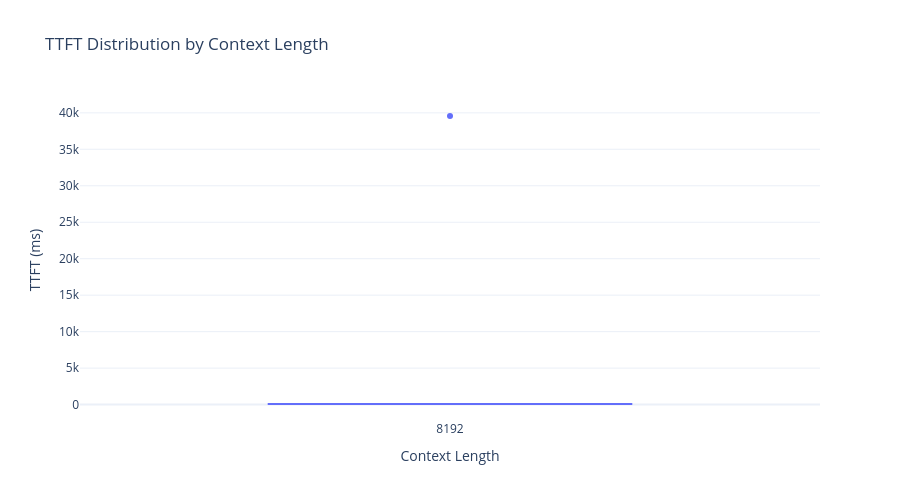

Notebook code cell kept with this figure:
### Code cell
# TTFT by context length
if 'context_length' in df_success.columns:
    fig = px.box(
        df_success,
        x='context_length',
        y='ttft_ms',
        title='TTFT Distribution by Context Length',
        labels={'context_length': 'Context Length', 'ttft_ms': 'TTFT (ms)'},
        points='outliers'
    )
    fig.update_layout(height=500)
    fig.show()

### Figure 1 — Plotly figure (JSON) as saved in the notebook; plotly's stock layout.template omitted (floating-point values rounded to 4 significant figures)
{"data": [{"alignmentgroup": "True", "boxpoints": "outliers", "hovertemplate": "Context Length=%{x}<br>TTFT (ms)=%{y}<extra></extra>", "legendgroup": "", "marker": {"color": "#636efa"}, "name": "", "notched": false, "offsetgroup": "", "orientation": "v", "showlegend": false, "type": "box", "x": [8192, 8192, 8192, 8192, 8192, 8192, 8192, 8192, 8192, 8192], "x0": " ", "xaxis": "x", "y": [39570.0, 80.13, 80.72, 94.02, 82.49, 94.46, 84.0, 95.18, 83.5, 84.58], "y0": " ", "yaxis": "y"}], "layout": {"boxmode": "group", "height": 500, "legend": {"tracegroupgap": 0}, "title": {"text": "TTFT Distribution by Context Length"}, "xaxis": {"anchor": "y", "domain": [0, 1], "title": {"text": "Context Length"}}, "yaxis": {"anchor": "x", "domain": [0, 1], "title": {"text": "TTFT (ms)"}}}}
